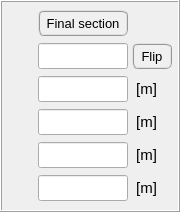
               <widget class="QFrame" name="frame_13">
                <property name="minimumSize">
                 <size>
                  <width>180</width>
                  <height>212</height>
                 </size>
                </property>
                <property name="maximumSize">
                 <size>
                  <width>180</width>
                  <height>212</height>
                 </size>
                </property>
                <property name="frameShape">
                 <enum>QFrame::Box</enum>
                </property>
                <property name="frameShadow">
                 <enum>QFrame::Raised</enum>
                </property>
                <layout class="QGridLayout" name="gridLayout_19">
                 <property name="leftMargin">
                  <number>4</number>
                 </property>
                 <property name="topMargin">
                  <number>4</number>
                 </property>
                 <property name="rightMargin">
                  <number>6</number>
                 </property>
                 <property name="bottomMargin">
                  <number>4</number>
                 </property>
                 <property name="spacing">
                  <number>0</number>
                 </property>
                 <item row="2" column="0">
                  <widget class="QFrame" name="frame_37">
                   <property name="minimumSize">
                    <size>
                     <width>0</width>
                     <height>32</height>
                    </size>
                   </property>
                   <property name="maximumSize">
                    <size>
                     <width>16777215</width>
                     <height>32</height>
                    </size>
                   </property>
                   <property name="frameShape">
                    <enum>QFrame::NoFrame</enum>
                   </property>
                   <property name="frameShadow">
                    <enum>QFrame::Raised</enum>
                   </property>
                   <layout class="QGridLayout" name="gridLayout_39">
                    <property name="leftMargin">
                     <number>0</number>
                    </property>
                    <property name="topMargin">
                     <number>0</number>
                    </property>
                    <property name="rightMargin">
                     <number>0</number>
                    </property>
                    <property name="bottomMargin">
                     <number>0</number>
                    </property>
                    <property name="horizontalSpacing">
                     <number>4</number>
                    </property>
                    <property name="verticalSpacing">
                     <number>0</number>
                    </property>
                    <item row="0" column="0">
                     <widget class="QFrame" name="frame_47">
                      <property name="frameShape">
                       <enum>QFrame::NoFrame</enum>
                      </property>
                      <property name="frameShadow">
                       <enum>QFrame::Raised</enum>
                      </property>
                     </widget>
                    </item>
                    <item row="0" column="1">
                     <widget class="QLineEdit" name="lineEdit_outside_diameter_final">
                      <property name="minimumSize">
                       <size>
                        <width>90</width>
                        <height>26</height>
                       </size>
                      </property>
                      <property name="maximumSize">
                       <size>
                        <width>90</width>
                        <height>26</height>
                       </size>
                      </property>
                      <property name="font">
                       <font>
                        <family>MS Shell Dlg 2</family>
                        <pointsize>11</pointsize>
                        <weight>50</weight>
                        <italic>false</italic>
                        <bold>false</bold>
                       </font>
                      </property>
                      <property name="styleSheet">
                       <string notr="true">color: rgb(255, 0, 0);</string>
                      </property>
                      <property name="text">
                       <string/>
                      </property>
                      <property name="alignment">
                       <set>Qt::AlignCenter</set>
                      </property>
                     </widget>
                    </item>
                    <item row="0" column="2">
                     <widget class="QLabel" name="label_79">
                      <property name="minimumSize">
                       <size>
                        <width>40</width>
                        <height>26</height>
                       </size>
                      </property>
                      <property name="maximumSize">
                       <size>
                        <width>40</width>
                        <height>26</height>
                       </size>
                      </property>
                      <property name="font">
                       <font>
                        <family>MS Shell Dlg 2</family>
                        <pointsize>11</pointsize>
                        <weight>50</weight>
                        <italic>false</italic>
                        <bold>false</bold>
                       </font>
                      </property>
                      <property name="text">
                       <string> [m]</string>
                      </property>
                      <property name="alignment">
                       <set>Qt::AlignLeading|Qt::AlignLeft|Qt::AlignVCenter</set>
                      </property>
                     </widget>
                    </item>
                   </layout>
                  </widget>
                 </item>
                 <item row="1" column="0">
                  <widget class="QFrame" name="frame_4">
                   <property name="minimumSize">
                    <size>
                     <width>0</width>
                     <height>32</height>
                    </size>
                   </property>
                   <property name="maximumSize">
                    <size>
                     <width>16777215</width>
                     <height>32</height>
                    </size>
                   </property>
                   <property name="frameShape">
                    <enum>QFrame::NoFrame</enum>
                   </property>
                   <property name="frameShadow">
                    <enum>QFrame::Raised</enum>
                   </property>
                   <layout class="QGridLayout" name="gridLayout_40">
                    <property name="leftMargin">
                     <number>0</number>
                    </property>
                    <property name="topMargin">
                     <number>0</number>
                    </property>
                    <property name="rightMargin">
                     <number>0</number>
                    </property>
                    <property name="bottomMargin">
                     <number>0</number>
                    </property>
                    <property name="horizontalSpacing">
                     <number>4</number>
                    </property>
                    <property name="verticalSpacing">
                     <number>0</number>
                    </property>
                    <item row="0" column="0">
                     <widget class="QFrame" name="frame_48">
                      <property name="frameShape">
                       <enum>QFrame::NoFrame</enum>
                      </property>
                      <property name="frameShadow">
                       <enum>QFrame::Raised</enum>
                      </property>
                     </widget>
                    </item>
                    <item row="0" column="2">
                     <widget class="QPushButton" name="pushButton_flip_element_ids_final">
                      <property name="minimumSize">
                       <size>
                        <width>40</width>
                        <height>26</height>
                       </size>
                      </property>
                      <property name="maximumSize">
                       <size>
                        <width>40</width>
                        <height>26</height>
                       </size>
                      </property>
                      <property name="font">
                       <font>
                        <family>MS Shell Dlg 2</family>
                        <pointsize>10</pointsize>
                        <weight>9</weight>
                        <italic>false</italic>
                        <bold>false</bold>
                       </font>
                      </property>
                      <property name="styleSheet">
                       <string notr="true">QPushButton{border-radius: 6px; border-color: rgb(150, 150, 150); border-style: ridge; border-width: 2px; color: rgb(0, 0, 0); background-color: rgb(240, 240, 240); font: 75 10pt &quot;MS Shell Dlg 2&quot;}
QPushButton:hover{border-radius: 6px; border-color: rgb(0, 170, 255); border-style: ridge; border-width: 2px; color: rgb(0, 0, 0); background-color: rgba(174, 213, 255, 100); font: 75 10pt &quot;MS Shell Dlg 2&quot;}
QPushButton:pressed{border-radius: 6px; border-color: rgb(0, 170, 255); border-style: ridge; border-width: 3px; color: rgb(0, 0, 0); background-color: rgb(174, 213, 255); font: 75 10pt &quot;MS Shell Dlg 2&quot;}</string>
                      </property>
                      <property name="text">
                       <string>Flip</string>
                      </property>
                     </widget>
                    </item>
                    <item row="0" column="1">
                     <widget class="QLineEdit" name="lineEdit_element_id_final">
                      <property name="minimumSize">
                       <size>
                        <width>90</width>
                        <height>26</height>
                       </size>
                      </property>
                      <property name="maximumSize">
                       <size>
                        <width>90</width>
                        <height>26</height>
                       </size>
                      </property>
                      <property name="font">
                       <font>
                        <family>MS Shell Dlg 2</family>
                        <pointsize>12</pointsize>
                        <weight>50</weight>
                        <italic>false</italic>
                        <bold>false</bold>
                       </font>
                      </property>
                      <property name="styleSheet">
                       <string notr="true">color: rgb(255, 0, 0);</string>
                      </property>
                      <property name="text">
                       <string/>
                      </property>
                      <property name="alignment">
                       <set>Qt::AlignCenter</set>
                      </property>
                     </widget>
                    </item>
                   </layout>
                  </widget>
                 </item>
                 <item row="5" column="0">
                  <widget class="QFrame" name="frame_49">
                   <property name="minimumSize">
                    <size>
                     <width>0</width>
                     <height>32</height>
                    </size>
                   </property>
                   <property name="maximumSize">
                    <size>
                     <width>16777215</width>
                     <height>32</height>
                    </size>
                   </property>
                   <property name="frameShape">
                    <enum>QFrame::NoFrame</enum>
                   </property>
                   <property name="frameShadow">
                    <enum>QFrame::Raised</enum>
                   </property>
                   <layout class="QGridLayout" name="gridLayout_41">
                    <property name="leftMargin">
                     <number>0</number>
                    </property>
                    <property name="topMargin">
                     <number>0</number>
                    </property>
                    <property name="rightMargin">
                     <number>0</number>
                    </property>
                    <property name="bottomMargin">
                     <number>0</number>
                    </property>
                    <property name="horizontalSpacing">
                     <number>4</number>
                    </property>
                    <property name="verticalSpacing">
                     <number>0</number>
                    </property>
                    <item row="0" column="1">
                     <widget class="QLineEdit" name="lineEdit_offset_z_final">
                      <property name="minimumSize">
                       <size>
                        <width>90</width>
                        <height>26</height>
                       </size>
                      </property>
                      <property name="maximumSize">
                       <size>
                        <width>90</width>
                        <height>26</height>
                       </size>
                      </property>
                      <property name="font">
                       <font>
                        <family>MS Shell Dlg 2</family>
                        <pointsize>11</pointsize>
                        <weight>50</weight>
                        <italic>false</italic>
                        <bold>false</bold>
                       </font>
                      </property>
                      <property name="focusPolicy">
                       <enum>Qt::StrongFocus</enum>
                      </property>
                      <property name="styleSheet">
                       <string notr="true">color: rgb(255, 0, 0);</string>
                      </property>
                      <property name="alignment">
                       <set>Qt::AlignCenter</set>
                      </property>
                     </widget>
                    </item>
                    <item row="0" column="2">
                     <widget class="QLabel" name="label_80">
                      <property name="minimumSize">
                       <size>
                        <width>40</width>
                        <height>26</height>
                       </size>
                      </property>
                      <property name="maximumSize">
                       <size>
                        <width>40</width>
                        <height>26</height>
                       </size>
                      </property>
                      <property name="font">
                       <font>
                        <family>MS Shell Dlg 2</family>
                        <pointsize>11</pointsize>
                        <weight>50</weight>
                        <italic>false</italic>
                        <bold>false</bold>
                       </font>
                      </property>
                      <property name="text">
                       <string> [m]</string>
                      </property>
                      <property name="alignment">
                       <set>Qt::AlignLeading|Qt::AlignLeft|Qt::AlignVCenter</set>
                      </property>
                     </widget>
                    </item>
                    <item row="0" column="0">
                     <widget class="QFrame" name="frame_50">
                      <property name="frameShape">
                       <enum>QFrame::NoFrame</enum>
                      </property>
                      <property name="frameShadow">
                       <enum>QFrame::Raised</enum>
                      </property>
                     </widget>
                    </item>
                   </layout>
                  </widget>
                 </item>
                 <item row="3" column="0">
                  <widget class="QFrame" name="frame_51">
                   <property name="minimumSize">
                    <size>
                     <width>0</width>
                     <height>32</height>
                    </size>
                   </property>
                   <property name="maximumSize">
                    <size>
                     <width>16777215</width>
                     <height>32</height>
                    </size>
                   </property>
                   <property name="frameShape">
                    <enum>QFrame::NoFrame</enum>
                   </property>
                   <property name="frameShadow">
                    <enum>QFrame::Raised</enum>
                   </property>
                   <layout class="QGridLayout" name="gridLayout_42">
                    <property name="leftMargin">
                     <number>0</number>
                    </property>
                    <property name="topMargin">
                     <number>0</number>
                    </property>
                    <property name="rightMargin">
                     <number>0</number>
                    </property>
                    <property name="bottomMargin">
                     <number>0</number>
                    </property>
                    <property name="horizontalSpacing">
                     <number>4</number>
                    </property>
                    <property name="verticalSpacing">
                     <number>0</number>
                    </property>
                    <item row="0" column="0">
                     <widget class="QFrame" name="frame_52">
                      <property name="frameShape">
                       <enum>QFrame::NoFrame</enum>
                      </property>
                      <property name="frameShadow">
                       <enum>QFrame::Raised</enum>
                      </property>
                     </widget>
                    </item>
                    <item row="0" column="1">
                     <widget class="QLineEdit" name="lineEdit_wall_thickness_final">
                      <property name="minimumSize">
                       <size>
                        <width>90</width>
                        <height>26</height>
                       </size>
                      </property>
                      <property name="maximumSize">
                       <size>
                        <width>90</width>
                        <height>26</height>
                       </size>
                      </property>
                      <property name="font">
                       <font>
                        <family>MS Shell Dlg 2</family>
                        <pointsize>11</pointsize>
                        <weight>50</weight>
                        <italic>false</italic>
                        <bold>false</bold>
                       </font>
                      </property>
                      <property name="focusPolicy">
                       <enum>Qt::StrongFocus</enum>
                      </property>
                      <property name="styleSheet">
                       <string notr="true">color: rgb(255, 0, 0);</string>
                      </property>
                      <property name="alignment">
                       <set>Qt::AlignCenter</set>
                      </property>
                     </widget>
                    </item>
                    <item row="0" column="2">
                     <widget class="QLabel" name="label_88">
                      <property name="minimumSize">
                       <size>
                        <width>40</width>
                        <height>26</height>
                       </size>
                      </property>
                      <property name="maximumSize">
                       <size>
                        <width>40</width>
                        <height>26</height>
                       </size>
                      </property>
                      <property name="font">
                       <font>
                        <family>MS Shell Dlg 2</family>
                        <pointsize>11</pointsize>
                        <weight>50</weight>
                        <italic>false</italic>
                        <bold>false</bold>
                       </font>
                      </property>
                      <property name="text">
                       <string> [m]</string>
                      </property>
                      <property name="alignment">
                       <set>Qt::AlignLeading|Qt::AlignLeft|Qt::AlignVCenter</set>
                      </property>
                     </widget>
                    </item>
                   </layout>
                  </widget>
                 </item>
                 <item row="4" column="0">
                  <widget class="QFrame" name="frame_53">
                   <property name="minimumSize">
                    <size>
                     <width>0</width>
                     <height>32</height>
                    </size>
                   </property>
                   <property name="maximumSize">
                    <size>
                     <width>16777215</width>
                     <height>32</height>
                    </size>
                   </property>
                   <property name="frameShape">
                    <enum>QFrame::NoFrame</enum>
                   </property>
                   <property name="frameShadow">
                    <enum>QFrame::Raised</enum>
                   </property>
                   <layout class="QGridLayout" name="gridLayout_43">
                    <property name="leftMargin">
                     <number>0</number>
                    </property>
                    <property name="topMargin">
                     <number>0</number>
                    </property>
                    <property name="rightMargin">
                     <number>0</number>
                    </property>
                    <property name="bottomMargin">
                     <number>0</number>
                    </property>
                    <property name="horizontalSpacing">
                     <number>4</number>
                    </property>
                    <property name="verticalSpacing">
                     <number>0</number>
                    </property>
                    <item row="0" column="2">
                     <widget class="QLabel" name="label_91">
                      <property name="minimumSize">
                       <size>
                        <width>40</width>
                        <height>26</height>
                       </size>
                      </property>
                      <property name="maximumSize">
                       <size>
                        <width>40</width>
                        <height>26</height>
                       </size>
                      </property>
                      <property name="font">
                       <font>
                        <family>MS Shell Dlg 2</family>
                        <pointsize>11</pointsize>
                        <weight>50</weight>
                        <italic>false</italic>
                        <bold>false</bold>
                       </font>
                      </property>
                      <property name="text">
                       <string> [m]</string>
                      </property>
                      <property name="alignment">
                       <set>Qt::AlignLeading|Qt::AlignLeft|Qt::AlignVCenter</set>
                      </property>
                     </widget>
                    </item>
                    <item row="0" column="1">
                     <widget class="QLineEdit" name="lineEdit_offset_y_final">
                      <property name="minimumSize">
                       <size>
                        <width>90</width>
                        <height>26</height>
                       </size>
                      </property>
                      <property name="maximumSize">
                       <size>
                        <width>90</width>
                        <height>26</height>
                       </size>
                      </property>
                      <property name="font">
                       <font>
                        <family>MS Shell Dlg 2</family>
                        <pointsize>11</pointsize>
                        <weight>50</weight>
                        <italic>false</italic>
                        <bold>false</bold>
                       </font>
                      </property>
                      <property name="focusPolicy">
                       <enum>Qt::StrongFocus</enum>
                      </property>
                      <property name="styleSheet">
                       <string notr="true">color: rgb(255, 0, 0);</string>
                      </property>
                      <property name="alignment">
                       <set>Qt::AlignCenter</set>
                      </property>
                     </widget>
                    </item>
                    <item row="0" column="0">
                     <widget class="QFrame" name="frame_54">
                      <property name="frameShape">
                       <enum>QFrame::NoFrame</enum>
                      </property>
                      <property name="frameShadow">
                       <enum>QFrame::Raised</enum>
                      </property>
                     </widget>
                    </item>
                   </layout>
                  </widget>
                 </item>
                 <item row="0" column="0">
                  <widget class="QFrame" name="frame_55">
                   <property name="minimumSize">
                    <size>
                     <width>0</width>
                     <height>32</height>
                    </size>
                   </property>
                   <property name="maximumSize">
                    <size>
                     <width>16777215</width>
                     <height>32</height>
                    </size>
                   </property>
                   <property name="frameShape">
                    <enum>QFrame::NoFrame</enum>
                   </property>
                   <property name="frameShadow">
                    <enum>QFrame::Raised</enum>
                   </property>
                   <layout class="QGridLayout" name="gridLayout_44">
                    <property name="leftMargin">
                     <number>0</number>
                    </property>
                    <property name="topMargin">
                     <number>0</number>
                    </property>
                    <property name="rightMargin">
                     <number>0</number>
                    </property>
                    <property name="bottomMargin">
                     <number>0</number>
                    </property>
                    <property name="horizontalSpacing">
                     <number>4</number>
                    </property>
                    <property name="verticalSpacing">
                     <number>0</number>
                    </property>
                    <item row="0" column="0">
                     <widget class="QFrame" name="frame_56">
                      <property name="frameShape">
                       <enum>QFrame::NoFrame</enum>
                      </property>
                      <property name="frameShadow">
                       <enum>QFrame::Raised</enum>
                      </property>
                     </widget>
                    </item>
                    <item row="0" column="1">
                     <widget class="QPushButton" name="pushButton_select_standard_section_final">
                      <property name="minimumSize">
                       <size>
                        <width>90</width>
                        <height>26</height>
                       </size>
                      </property>
                      <property name="maximumSize">
                       <size>
                        <width>90</width>
                        <height>26</height>
                       </size>
                      </property>
                      <property name="font">
                       <font>
                        <family>MS Shell Dlg 2</family>
                        <pointsize>10</pointsize>
                        <weight>7</weight>
                        <italic>false</italic>
                        <bold>false</bold>
                       </font>
                      </property>
                      <property name="styleSheet">
                       <string notr="true">QPushButton{border-radius: 6px; border-color: rgb(150, 150, 150); border-style: ridge; border-width: 2px; color: rgb(0, 0, 0); background-color: rgb(240, 240, 240); font: 60 10pt &quot;MS Shell Dlg 2&quot;}
QPushButton:hover{border-radius: 6px; border-color: rgb(0, 170, 255); border-style: ridge; border-width: 2px; color: rgb(0, 0, 0); background-color: rgba(174, 213, 255, 100); font: 60 10pt &quot;MS Shell Dlg 2&quot;}
QPushButton:pressed{border-radius: 6px; border-color: rgb(0, 170, 255); border-style: ridge; border-width: 3px; color: rgb(0, 0, 0); background-color: rgb(174, 213, 255); font: 60 10pt &quot;MS Shell Dlg 2&quot;}</string>
                      </property>
                      <property name="text">
                       <string>Final section</string>
                      </property>
                     </widget>
                    </item>
                    <item row="0" column="2">
                     <widget class="QFrame" name="frame_57">
                      <property name="minimumSize">
                       <size>
                        <width>40</width>
                        <height>0</height>
                       </size>
                      </property>
                      <property name="maximumSize">
                       <size>
                        <width>40</width>
                        <height>16777215</height>
                       </size>
                      </property>
                      <property name="frameShape">
                       <enum>QFrame::NoFrame</enum>
                      </property>
                      <property name="frameShadow">
                       <enum>QFrame::Raised</enum>
                      </property>
                     </widget>
                    </item>
                   </layout>
                  </widget>
                 </item>
                </layout>
               </widget>
